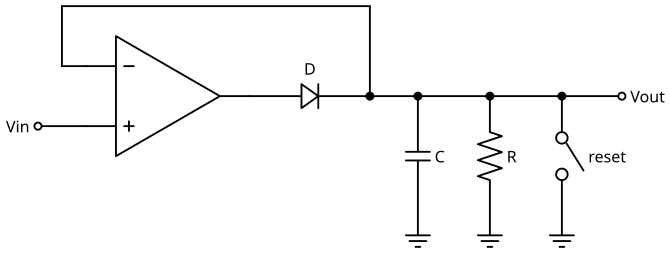

Write Python code to recreate this figure.
# SPDX-License-Identifier: MIT
"""Peak detector: a super diode charges C; R across C discharges it (envelope follower), a switch across C resets it (peak hold)."""
import sys
import pathlib

sys.path.insert(0, str(pathlib.Path(__file__).resolve().parents[2] / "tools"))
from drawing import setup_drawing  # noqa: E402
import schemdraw.elements as elm  # noqa: E402

with setup_drawing(show=False) as d:
    d.add(elm.Dot(open=True).label("Vin", loc="left"))
    d.add(elm.Line().right(1.0))
    op = d.add(elm.Opamp(leads=True).anchor("in2").right())
    d.add(elm.Diode().at(op.out).right().label("D"))
    p = d.here
    d.add(elm.Dot())
    d.add(elm.Line().at(op.in1).left(0.5))
    d.add(elm.Line().up(1.25))
    d.add(elm.Line().tox(p))
    d.add(elm.Line().toy(p))
    xs = [p[0] + 1.0, p[0] + 2.5, p[0] + 4.0]
    d.add(elm.Line().at(p).tox(xs[-1] + 1.25))
    d.add(elm.Dot(open=True).label("Vout", loc="right"))
    d.add(elm.Capacitor().at((xs[0], p[1])).down().label("C", loc="bottom"))
    d.add(elm.Ground())
    d.add(elm.Resistor().at((xs[1], p[1])).down().label("R", loc="bottom"))
    d.add(elm.Ground())
    d.add(elm.Switch().at((xs[2], p[1])).down().label("reset", loc="bottom"))
    d.add(elm.Ground())
    for x in xs:
        d.add(elm.Dot().at((x, p[1])))
    d.save(str(pathlib.Path(__file__).with_name("circuit.svg")))
print("wrote circuit.svg")
